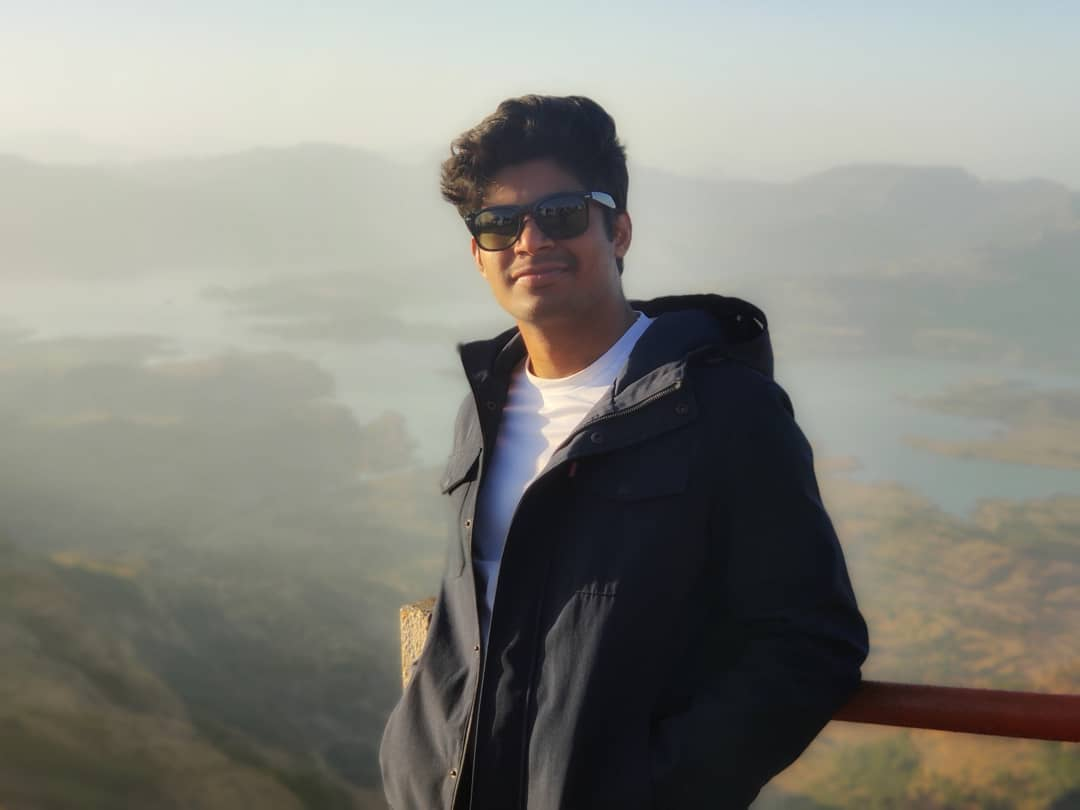
#> input picture Deep_Dream/Kalsubai.jpg, 1080 x 810 px, given in place of the camera
$ jupyter execute Live_Sketching_OpenCV.ipynb
#> lines starting #> are read from the running program, lines starting #| are printed output that depends on the picture; after the words box and inside, x2 and y2 are one past the last pixel; in counts of white or black regions, pixels touching at a corner belong together
#> further down, frame is the input picture: shape (810, 1080, 3); mean B, G, R 126.2, 133.6, 133.9
[cell 1]
import keras
import cv2
import numpy as np
import matplotlib
print (cv2.__version__)

[cell 2]
import cv2
import numpy as np

# Our sketch generating function
def sketch(image):
    # Convert image to grayscale
    img_gray = cv2.cvtColor(image, cv2.COLOR_BGR2GRAY)
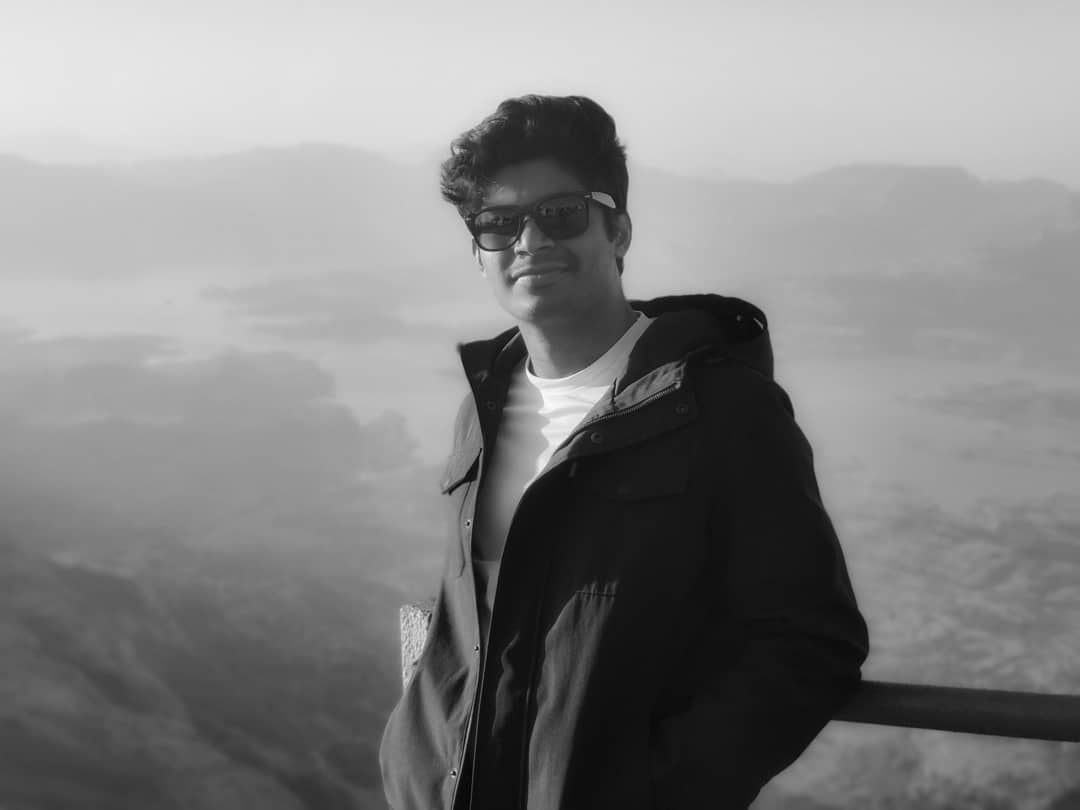
#> img_gray: shape (810, 1080); min 1, max 252, mean 132.9

    # Clean up image using Guassian Blur
    img_gray_blur = cv2.GaussianBlur(img_gray, (5,5), 0)

    # Extract edges
    canny_edges = cv2.Canny(img_gray_blur, 20, 50)
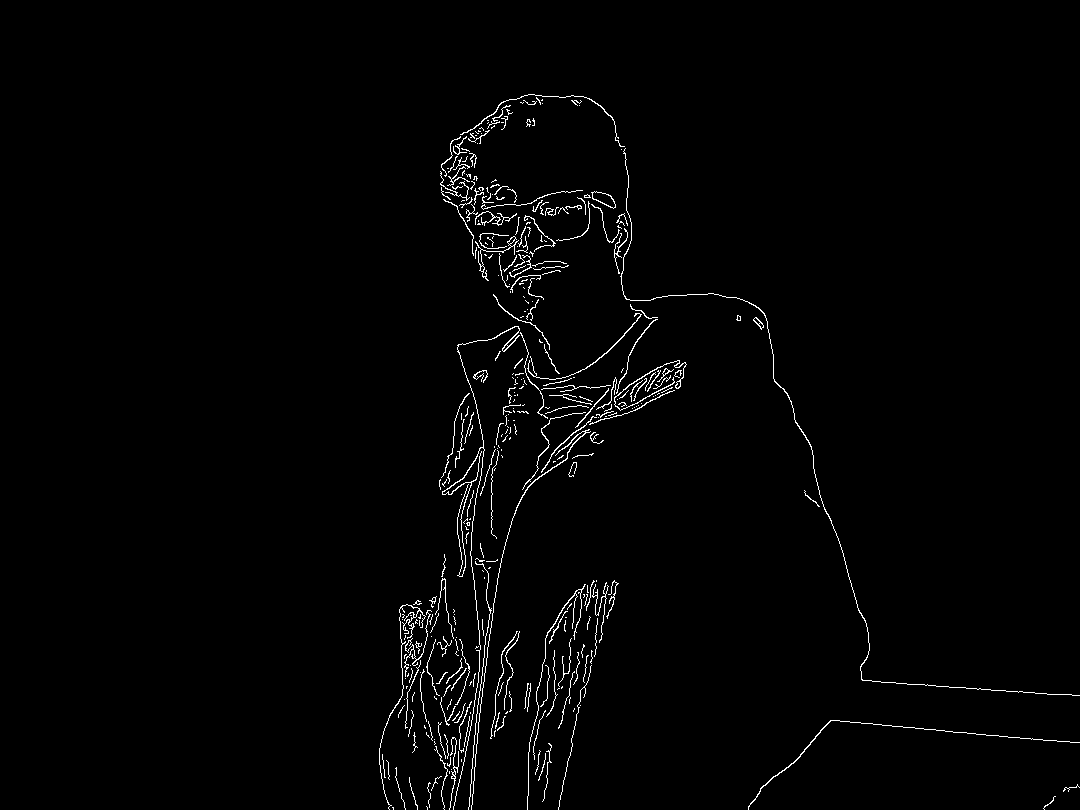
#> canny_edges: shape (810, 1080); 1.5% white in thin lines or dots, all inside (x1, y1, x2, y2) = (379, 94, 1080, 810)

    # Do an invert binarize the image
    ret, mask = cv2.threshold(canny_edges, 70, 255, cv2.THRESH_BINARY_INV)
    return mask


cap = cv2.VideoCapture(0)

while True:
    ret, frame = cap.read()
    cv2.imshow('Our Live Sketcher', sketch(frame))
    if cv2.waitKey(1) == 13:
#> (key Esc is pressed here)
        break


cap.release()
cv2.destroyAllWindows()
